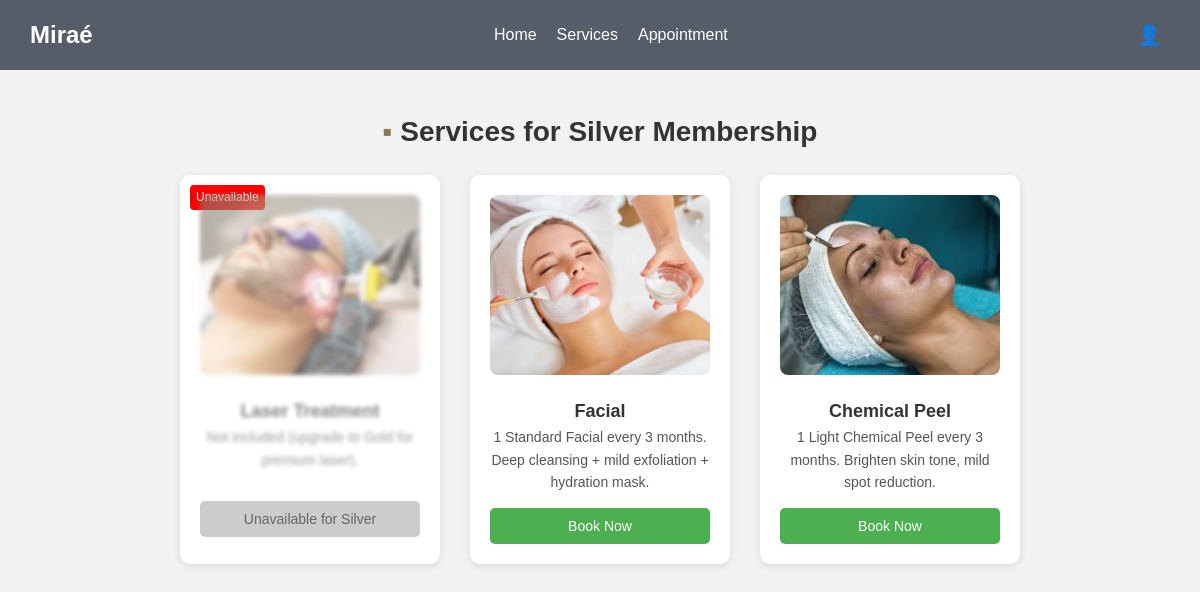
Screenshot of /silver_services.php (signed in) with the database file from the repository.
### tables this page shows
CREATE TABLE `services` (
  `serviceID` int(11) NOT NULL,
  `serviceName` varchar(100) DEFAULT NULL,
  `servicePrice` decimal(10,2) DEFAULT NULL,
  `serviceDesc` text DEFAULT NULL,
  `serviceImage` varchar(255) DEFAULT NULL
);

### silver_services.php (the view, shortened to what this page needs)
<?php
include('db.php');
$query = "SELECT * FROM services ORDER BY serviceID ASC";
$result = mysqli_query($conn, $query);
?>
<!DOCTYPE html>
<html>
<head>
  <link rel="stylesheet" href="customer.css">
</head>
<body>
<?php include('custHeaderSilver.php'); ?>
<h2><span style="color: #8C7853;">▪</span> Services for Silver Membership</h2>
<div class="services-container">
  <?php while ($row = mysqli_fetch_assoc($result)):
    $name = strtolower($row['serviceName']);
    $image = $row['serviceImage'] ? $row['serviceImage'] : 'default.jpg';
    $isAvailable = ($name === 'facial' || $name === 'chemical peel');
    $description = '';
    if ($name === 'facial') {
      $description = "1 Standard Facial every 3 months. Deep cleansing + mild exfoliation + hydration mask.";
    } elseif ($name === 'chemical peel') {
      $description = "1 Light Chemical Peel every 3 months. Brighten skin tone, mild spot reduction.";
    } elseif ($name === 'laser treatment') {
      $description = "Not included (upgrade to Gold for premium laser).";
    } else {
      $description = "Not available in Silver plan.";
    }
  ?>
    <div class="card">
      <?php if (!$isAvailable): ?>
        <div class="unavailable-label">Unavailable</div>
      <?php endif; ?>
      <div class="<?php echo !$isAvailable ? 'blur' : ''; ?>">
        <img src="uploads/<?php echo $image; ?>" alt="<?php echo $row['serviceName']; ?>">
        <h3><?php echo $row['serviceName']; ?></h3>
        <p><?php echo $description; ?></p>
      </div>
      <button
        class="<?php echo $isAvailable ? 'book-btn' : 'disabled-btn'; ?>"
        <?php echo $isAvailable ? 'onclick="location.href=\'silverBook.php?serviceID=' . $row['serviceID'] . '\'"' : 'disabled'; ?>>
        <?php echo $isAvailable ? 'Book Now' : 'Unavailable for Silver'; ?>
      </button>
    </div>
  <?php endwhile; ?>
</div>
</body>
</html>

### customer.css (style rules this page uses)
* { margin: 0; padding: 0; box-sizing: border-box; }
body { font-family: Arial, sans-serif; background-color: #f4f4f4; color: #333; line-height: 1.6; }

### silver_services.php (style rules this page uses)
body { font-family: Arial, sans-serif; background: #f2f2f2; }
h2 { margin: 40px 0 20px; font-size: 28px; text-align: center; }
.services-container { display: flex; flex-wrap: wrap; gap: 30px; justify-content: center; padding-bottom: 40px; }
.card { background: white; width: 260px; border-radius: 10px; box-shadow: 0 2px 8px rgba(0,0,0,0.1); overflow: hidden; position: relative; text-align: center; padding: 20px; }
.card img { width: 100%; height: 180px; object-fit: cover; border-radius: 8px; }
.card h3 { margin-top: 15px; font-size: 18px; }
.card p { font-size: 14px; color: #555; min-height: 60px; }
.card button { margin-top: 15px; padding: 10px 15px; border: none; border-radius: 5px; cursor: pointer; width: 100%; font-size: 14px; }
.book-btn { background-color: #4CAF50; color: white; }
.disabled-btn { background-color: #ccc; color: #666; cursor: not-allowed; }
.blur { filter: blur(2px); opacity: 0.6; }
.unavailable-label { position: absolute; top: 10px; left: 10px; background: red; color: white; font-size: 12px; padding: 3px 6px; border-radius: 4px; }

### rows the page displays
services: shows "Unavailable", serviceImage (picture), serviceName "Laser Treatment", serviceName "Not included (upgrade to Gold for premium laser).", shows "Unavailable for Silver"
services: serviceImage (picture), serviceName "Facial", serviceName "1 Standard Facial every 3 months. Deep cleansing + mild exfoliation + hydration mask.", shows "Book Now"
services: serviceImage (picture), serviceName "Chemical Peel", serviceName "1 Light Chemical Peel every 3 months. Brighten skin tone, mild spot reduction.", shows "Book Now"
